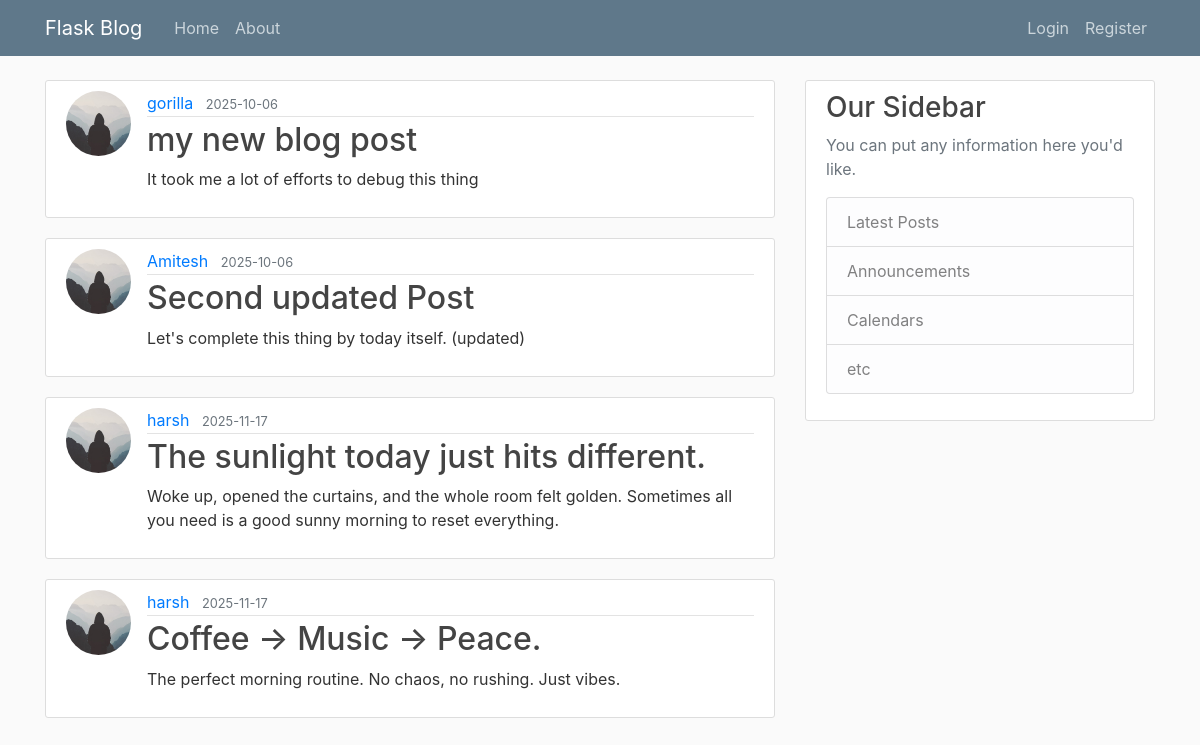
The page /home on the database its author committed.
### blogpost/models.py (models this page shows, shortened)
class Post(db.Model):
    id = db.Column(db.Integer, primary_key=True)
    title = db.Column(db.String(100), nullable = False)
    date_posted = db.Column(db.DateTime, nullable = False, default=datetime.now(UTC))
    content = db.Column(db.Text, nullable=False)
    user_id = db.Column(db.Integer, db.ForeignKey('user.id'), nullable = False)

class User(db.Model, UserMixin):
    id = db.Column(db.Integer, primary_key = True )
    username = db.Column(db.String(20), unique = True, nullable = False)
    email = db.Column(db.String(120), unique = True, nullable = False)
    image_file = db.Column(db.String(20), nullable = False, default='default.jpg')
    password = db.Column(db.String(60), nullable = False)
    posts = db.relationship('Post', backref = 'author', lazy = True)

### blogpost/routes.py (the view)
@app.route("/")
@app.route("/home")
def home():
    posts = Post.query.all()
    return render_template('home.html', posts=posts)

### blogpost/templates/home.html
{% extends "layout.html" %}
{% block content %}
    {% for post in posts %}
        <article class="media content-section">
            <img class="rounded-circle article-img" src="{{ url_for('static', filename = 'profile_pics/' + post.author.image_file) }}">
          <div class="media-body">
            <div class="article-metadata">
              <a class="mr-2" href="#">{{ post.author.username }}</a>
              <small class="text-muted">{{ post.date_posted.strftime('%Y-%m-%d')  }}</small>
            </div>
            <h2><a class="article-title" href="{{ url_for('post', post_id = post.id)}}">{{ post.title }}</a></h2>
            <p class="article-content">{{ post.content }}</p>
          </div>
        </article>
    {% endfor %}
{% endblock content %}

### blogpost/templates/layout.html (shortened to what this page needs)
<!DOCTYPE html>
<html>
<head>
    <link rel="stylesheet" href="https://maxcdn.bootstrapcdn.com/bootstrap/4.0.0/css/bootstrap.min.css">
    <link rel="stylesheet" type="text/css" href="{{ url_for('static', filename='main.css') }}">
</head>
<body>
    <header class="site-header">
      <nav class="navbar navbar-expand-md navbar-dark bg-steel fixed-top">
        <div class="container">
          <a class="navbar-brand mr-4" href="/">Flask Blog</a>
          <div class="collapse navbar-collapse" id="navbarToggle">
            <div class="navbar-nav mr-auto">
              <a class="nav-item nav-link" href="{{ url_for('home') }}">Home</a>
              <a class="nav-item nav-link" href="{{ url_for('about') }}">About</a>
            </div>
            <div class="navbar-nav">
                {% if current_user.is_authenticated%}
                    <a class="nav-item nav-link" href="{{ url_for('new_post') }}">New Post</a>
                    <a class="nav-item nav-link" href="{{ url_for('account') }}">Account</a>
                    <a class="nav-item nav-link" href="{{ url_for('logout') }}">Logout</a>
                {% else %}
                  <a class="nav-item nav-link" href="{{ url_for('login') }}">Login</a>
                  <a class="nav-item nav-link" href="{{ url_for('register') }}">Register</a>
                {% endif %}
            </div>
          </div>
        </div>
      </nav>
    </header>
    <main role="main" class="container">
      <div class="row">
        <div class="col-md-8">
          {% block content %}{% endblock %}
        </div>
        <div class="col-md-4">
          <div class="content-section">
            <h3>Our Sidebar</h3>
            <p class='text-muted'>You can put any information here you'd like.
              <ul class="list-group">
                <li class="list-group-item list-group-item-light">Latest Posts</li>
                <li class="list-group-item list-group-item-light">Announcements</li>
                <li class="list-group-item list-group-item-light">Calendars</li>
                <li class="list-group-item list-group-item-light">etc</li>
              </ul>
            </p>
          </div>
        </div>
      </div>
    </main>
</body>
</html>

### blogpost/static/main.css (style rules this page uses)
body { background: #fafafa; color: #333333; margin-top: 5rem; }
h1, h2, h3, h4, h5, h6 { color: #444444; }
.bg-steel { background-color: #5f788a; }
.site-header .navbar-nav .nav-link { color: #cbd5db; }
.content-section { background: #ffffff; padding: 10px 20px; border: 1px solid #dddddd; border-radius: 3px; margin-bottom: 20px; }
.article-title { color: #444444; }
.article-content { white-space: pre-line; }
.article-img { height: 65px; width: 65px; margin-right: 16px; }
.article-metadata { padding-bottom: 1px; margin-bottom: 4px; border-bottom: 1px solid #e3e3e3 }

### rows shown on the page
Post: image_file (placeholder picture), author.username "gorilla", date_posted "2025-10-06", title "my new blog post", content "It took me a lot of efforts to debug this thing"
Post: image_file (placeholder picture), author.username "Amitesh", date_posted "2025-10-06", title "Second updated Post", content "Let's complete this thing by today itself. (updated)"
Post: image_file (placeholder picture), author.username "harsh", date_posted "2025-11-17", title "The sunlight today just hits different.", content "Woke up, opened the curtains, and the whole room felt golden. Sometimes all you need is a good sunny morning to reset everything."
Post: image_file (placeholder picture), author.username "harsh", date_posted "2025-11-17", title "Coffee → Music → Peace.", content "The perfect morning routine. No chaos, no rushing. Just vibes."
